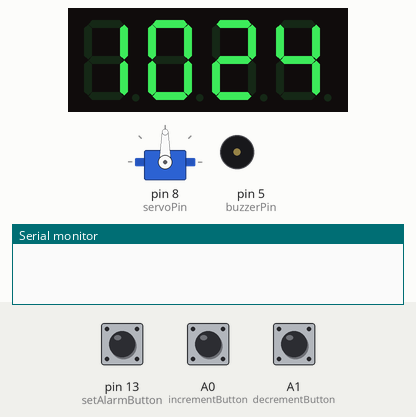
Simulated run of this sketch. Board: Arduino Uno, built with avr-gcc and run on an emulated ATmega328P. On the bench: servo, 4-digit seven-segment display, buzzer (waves = sounding, pin HIGH), the last lines printed to the serial monitor. The inputs (shaded band) are chosen by the test bench; at power-on: pin 13 (setAlarmButton) HIGH, A0 (incrementButton) HIGH, A1 (decrementButton) HIGH. The local clock reads 2024-03-15 10:24:30 at power-on unless the sketch sets it.

Above: at 1.2 s.
1.3 s: pin 13 (setAlarmButton) pulled LOW for 0.25 s
4.5 s: A0 (incrementButton) pulled LOW for 0.25 s
At 5.0 s:
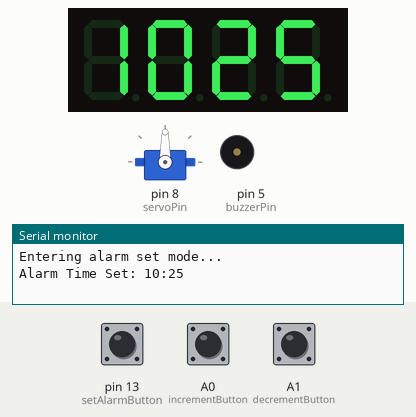
7.7 s: A1 (decrementButton) pulled LOW for 0.25 s
10.9 s: A1 (decrementButton) pulled LOW for 1 s
At 12.2 s:
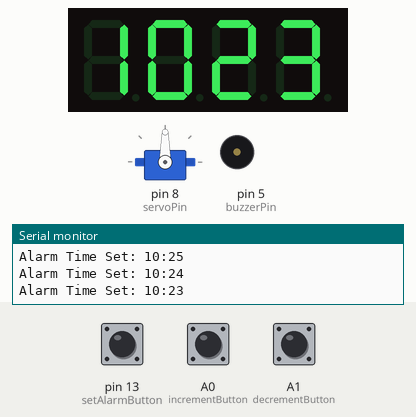
14.9 s: A0 (incrementButton) pulled LOW for 1 s
18.9 s: pin 13 (setAlarmButton) pulled LOW for 1 s
At 31.3 s:
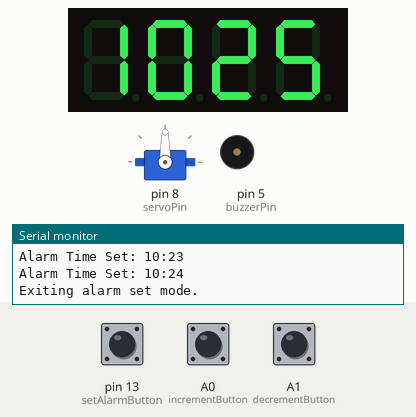
Timing chart, 0 to 31.6 s (numbered marks = the images above; inputs shaded):
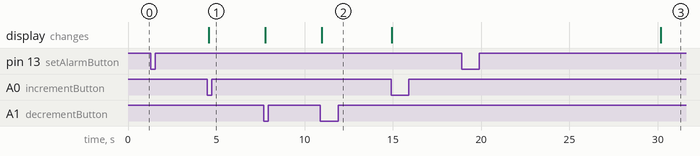

The sketch:

digclockunr3.ino
```cpp
#include <Wire.h>
#include <RTClib.h>
#include <TM1637Display.h>
#include <Servo.h>

// Pins
const int CLK = 6;
const int DIO = 7;
const int servoPin = 8;
const int buzzerPin = 5;  // Buzzer connected to D5
const int setAlarmButton = 13;
const int incrementButton = A0;
const int decrementButton = A1;

// Objects
TM1637Display display(CLK, DIO);
RTC_DS3231 rtc;
Servo myServo;

// Alarm variables
int alarmHour = 0;
int alarmMinute = 0;
bool alarmSet = false;
bool settingAlarm = false;
unsigned long lastInteraction = 0;
const unsigned long settingTimeout = 5000;

// Debounce variables
unsigned long lastDebounce = 0;
const unsigned long debounceDelay = 50;

void setup() {
  Serial.begin(9600);

  // Init display and RTC
  display.setBrightness(2);
  myServo.attach(servoPin);

  if (!rtc.begin()) {
    Serial.println("Couldn't find RTC");
    while (1);
  }

  // Button pins
  pinMode(setAlarmButton, INPUT_PULLUP);
  pinMode(incrementButton, INPUT_PULLUP);
  pinMode(decrementButton, INPUT_PULLUP);
  pinMode(buzzerPin, OUTPUT); // Set buzzer pin as output
}

void loop() {
  DateTime now = rtc.now();
  int currentHour = now.hour();
  int currentMinute = now.minute();

  handleButtons();

  // Check alarm
  if (alarmSet && currentHour == alarmHour && currentMinute == alarmMinute) {
    triggerAlarm();
    alarmSet = false;
  }

  // Display time (unless setting alarm)
  if (!settingAlarm) {
    int displayValue = currentHour * 100 + currentMinute;
    display.showNumberDec(displayValue, true);
  }

  // Timeout alarm setting mode
  if (settingAlarm && (millis() - lastInteraction > settingTimeout)) {
    settingAlarm = false;
    alarmSet = true;
    Serial.println("Alarm set.");
  }

  delay(200);
}

void handleButtons() {
  if (digitalRead(setAlarmButton) == LOW && millis() - lastDebounce > debounceDelay) {
    DateTime now = rtc.now();
    alarmHour = now.hour();       // Set initial alarm time to current time
    alarmMinute = now.minute();
    settingAlarm = !settingAlarm;
    lastInteraction = millis();
    Serial.println(settingAlarm ? "Entering alarm set mode..." : "Exiting alarm set mode.");
    while (digitalRead(setAlarmButton) == LOW); // wait for release
    lastDebounce = millis();
  }

  if (settingAlarm) {
    if (digitalRead(incrementButton) == LOW && millis() - lastDebounce > debounceDelay) {
      alarmMinute++;
      if (alarmMinute >= 60) {
        alarmMinute = 0;
        alarmHour = (alarmHour + 1) % 24;
      }
      showAlarmTime();
      lastInteraction = millis();
      while (digitalRead(incrementButton) == LOW);
      lastDebounce = millis();
    }

    if (digitalRead(decrementButton) == LOW && millis() - lastDebounce > debounceDelay) {
      alarmMinute--;
      if (alarmMinute < 0) {
        alarmMinute = 59;
        alarmHour = (alarmHour == 0) ? 23 : alarmHour - 1;
      }
      showAlarmTime();
      lastInteraction = millis();
      while (digitalRead(decrementButton) == LOW);
      lastDebounce = millis();
    }
  }
}

void showAlarmTime() {
  int displayValue = alarmHour * 100 + alarmMinute;
  display.showNumberDec(displayValue, true);
  Serial.print("Alarm Time Set: ");
  Serial.print(alarmHour);
  Serial.print(":");
  Serial.println(alarmMinute);
}

void triggerAlarm() {
  Serial.println("ALARM!");

  for (int i = 0; i < 5; i++) {
    tone(buzzerPin, 1000); // Start buzzer
    display.clear();
    delay(250);
    display.showNumberDec(alarmHour * 100 + alarmMinute, true);
    delay(250);
  }

  noTone(buzzerPin); // Stop buzzer

  myServo.write(90);
  delay(1000);
  myServo.write(0);
}
```

Measured:
- after the input at 4.5 s, the display: changes after 0.07 s (image 1)
- after the input at 10.9 s, the display: changes after 0.07 s (image 2)
- after the input at 18.9 s, servo on pin 8 (servoPin): stays 90° (without the input it goes to 0° after 5.2 s)
